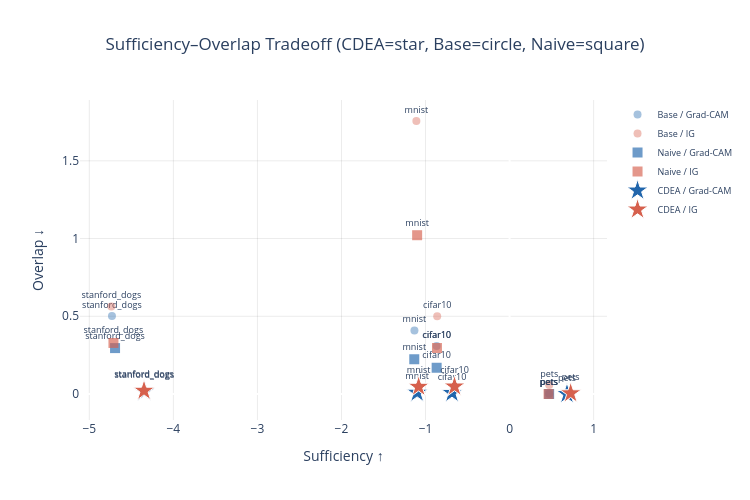

The cell this chart's notebook holds for it:
### Markdown cell above
## 4. Sufficiency–Overlap Tradeoff

Each point is a (dataset, evidence, method) combination.  
Ideal: high sufficiency (right) + low overlap (bottom) — bottom-right corner.  
CDEA should cluster bottom-right vs base/naive clustering top-right.

### Code cell
EV_COLORS = {'gradcam': '#2166ac', 'ig': '#d6604d'}
MARKERS   = {'base_evidence': 'circle', 'naive_contrastive': 'square', 'optimized': 'star'}
SIZES     = {'base_evidence': 8, 'naive_contrastive': 10, 'optimized': 16}
OPACITIES = {'base_evidence': 0.4, 'naive_contrastive': 0.65, 'optimized': 1.0}

fig = go.Figure()
for method in METHODS:
    for ev in evidence_types:
        sub = df[(df['method']==method) & (df['evidence']==ev)]
        if sub.empty:
            continue
        fig.add_trace(go.Scatter(
            x=sub['suff_mean'], y=sub['overlap_mean'],
            mode='markers+text',
            text=sub['dataset'],
            textposition='top center',
            textfont=dict(size=9),
            marker=dict(
                symbol=MARKERS[method],
                color=EV_COLORS.get(ev, 'gray'),
                size=SIZES[method],
                opacity=OPACITIES[method],
                line=dict(width=1, color='white') if method=='optimized' else dict(width=0),
            ),
            name=f'{METHOD_LABELS[method]} / {EVIDENCE_LABELS.get(ev, ev)}',
            hovertemplate='%{text}<br>Suff: %{x:.4f}<br>Overlap: %{y:.4f}<extra></extra>',
        ))

fig.update_layout(
    title_text='Sufficiency–Overlap Tradeoff (CDEA=star, Base=circle, Naive=square)',
    title_x=0.5,
    xaxis_title='Sufficiency ↑', yaxis_title='Overlap ↓',
    height=500, width=750,
    legend=dict(font=dict(size=9)),
    plot_bgcolor='white',
)
fig.update_xaxes(gridcolor='rgba(0,0,0,0.08)')
fig.update_yaxes(gridcolor='rgba(0,0,0,0.08)')
out = REPO / 'examples' / 'out' / 'plot_suff_overlap_tradeoff.html'
fig.write_html(str(out))
fig.show()
print('Saved to', out)

### Figure 1 — Plotly figure (JSON) as saved in the notebook; plotly's stock layout.template omitted (floating-point values rounded to 4 significant figures)
{"data": [{"hovertemplate": "%{text}<br>Suff: %{x:.4f}<br>Overlap: %{y:.4f}<extra></extra>", "marker": {"color": "#2166ac", "line": {"width": 0}, "opacity": 0.4, "size": 8, "symbol": "circle"}, "mode": "markers+text", "name": "Base / Grad-CAM", "text": ["cifar10", "mnist", "pets", "stanford_dogs"], "textfont": {"size": 9}, "textposition": "top center", "type": "scatter", "x": [-0.8676, -1.132, 0.4709, -4.731], "y": [0.3087, 0.4088, 0.001854, 0.5017]}, {"hovertemplate": "%{text}<br>Suff: %{x:.4f}<br>Overlap: %{y:.4f}<extra></extra>", "marker": {"color": "#d6604d", "line": {"width": 0}, "opacity": 0.4, "size": 8, "symbol": "circle"}, "mode": "markers+text", "name": "Base / IG", "text": ["cifar10", "mnist", "pets", "stanford_dogs"], "textfont": {"size": 9}, "textposition": "top center", "type": "scatter", "x": [-0.8611, -1.109, 0.4712, -4.738], "y": [0.4994, 1.756, 0.05871, 0.5637]}, {"hovertemplate": "%{text}<br>Suff: %{x:.4f}<br>Overlap: %{y:.4f}<extra></extra>", "marker": {"color": "#2166ac", "line": {"width": 0}, "opacity": 0.65, "size": 10, "symbol": "square"}, "mode": "markers+text", "name": "Naive / Grad-CAM", "text": ["cifar10", "mnist", "pets", "stanford_dogs"], "textfont": {"size": 9}, "textposition": "top center", "type": "scatter", "x": [-0.8678, -1.134, 0.4706, -4.694], "y": [0.1689, 0.2236, 0.0, 0.2954]}, {"hovertemplate": "%{text}<br>Suff: %{x:.4f}<br>Overlap: %{y:.4f}<extra></extra>", "marker": {"color": "#d6604d", "line": {"width": 0}, "opacity": 0.65, "size": 10, "symbol": "square"}, "mode": "markers+text", "name": "Naive / IG", "text": ["cifar10", "mnist", "pets", "stanford_dogs"], "textfont": {"size": 9}, "textposition": "top center", "type": "scatter", "x": [-0.8638, -1.1, 0.464, -4.713], "y": [0.2961, 1.021, 0.0, 0.3284]}, {"hovertemplate": "%{text}<br>Suff: %{x:.4f}<br>Overlap: %{y:.4f}<extra></extra>", "marker": {"color": "#2166ac", "line": {"color": "white", "width": 1}, "opacity": 1, "size": 16, "symbol": "star"}, "mode": "markers+text", "name": "CDEA / Grad-CAM", "text": ["cifar10", "mnist", "pets", "stanford_dogs"], "textfont": {"size": 9}, "textposition": "top center", "type": "scatter", "x": [-0.685, -1.1, 0.6829, -4.344], "y": [0.007468, 0.009022, 0.0001206, 0.01641]}, {"hovertemplate": "%{text}<br>Suff: %{x:.4f}<br>Overlap: %{y:.4f}<extra></extra>", "marker": {"color": "#d6604d", "line": {"color": "white", "width": 1}, "opacity": 1, "size": 16, "symbol": "star"}, "mode": "markers+text", "name": "CDEA / IG", "text": ["cifar10", "mnist", "pets", "stanford_dogs"], "textfont": {"size": 9}, "textposition": "top center", "type": "scatter", "x": [-0.6551, -1.082, 0.7266, -4.349], "y": [0.04863, 0.04682, 0.005019, 0.02149]}], "layout": {"height": 500, "legend": {"font": {"size": 9}}, "plot_bgcolor": "white", "title": {"text": "Sufficiency–Overlap Tradeoff (CDEA=star, Base=circle, Naive=square)", "x": 0.5}, "width": 750, "xaxis": {"gridcolor": "rgba(0,0,0,0.08)", "title": {"text": "Sufficiency ↑"}}, "yaxis": {"gridcolor": "rgba(0,0,0,0.08)", "title": {"text": "Overlap ↓"}}}}
